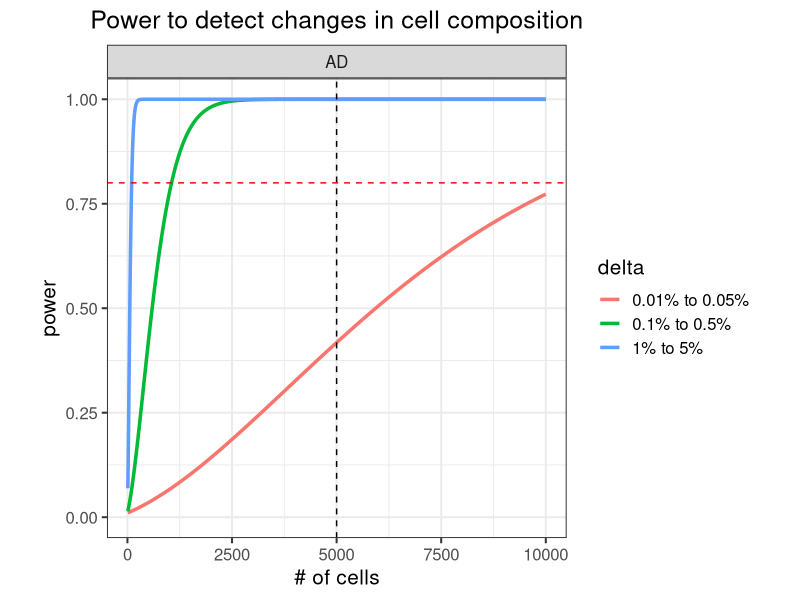
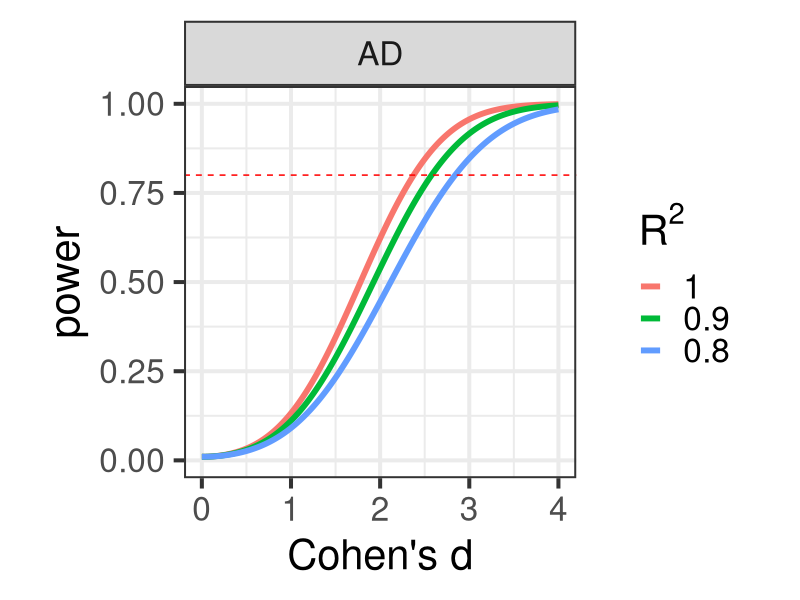
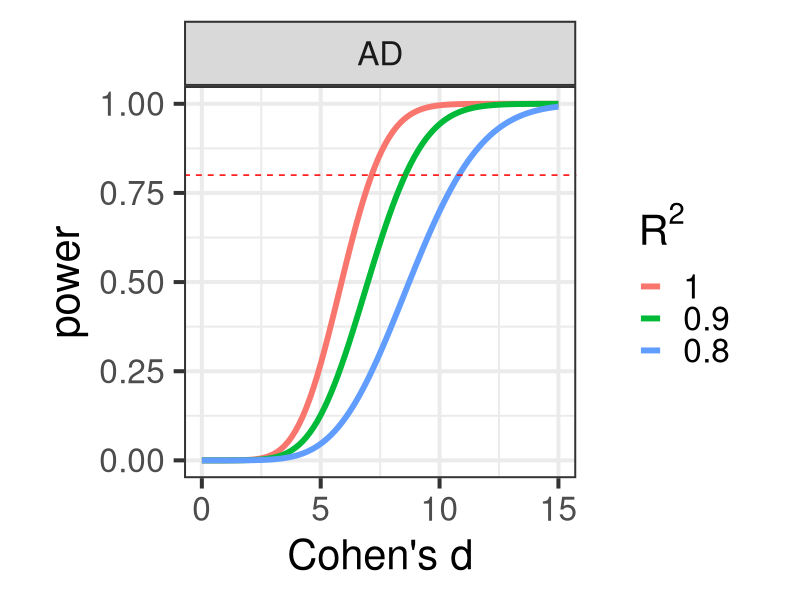

Write the R code that produced these figures, in order.
## ---- chunk 1
library(ggplot2)
library(data.table)
library(xtable)

## ---- chunk 2
suppressPackageStartupMessages(library(knitr))
options(xtable.type="html")

knitr::opts_chunk$set(
  echo=TRUE,
  warning=FALSE,
  message=TRUE,
  error = FALSE,
  tidy = FALSE,
  cache = FALSE,
  cache.lazy = FALSE,
  dev = c("png", "pdf"), 
  fig.width=7, fig.height=7)

options(markdown.HTML.stylesheet = 'css/custom.css')
## ---- chunk 3

library(pwr)
n_samples = c(CTL = 6, AD=6)
n_cells = 5000
n_cells_max = 10000
prop_diff = list(c(0.01, 0.05), c(0.001, 0.005), c(0.0001, 0.0005))
n_cell_types = 5

getPower = function(n1, n2, p1, p2, C, n_tests){
	sSq1 = p1*(1-p1)/ C
	sSq2 = p2*(1-p2)/ C

	sigSq = ((n1-1)*sSq1 + (n2-1)*sSq2) / (n1 + n2 -2)
	d = abs(p1 - p2)/sqrt(sigSq)

	pwr.t2n.test(n1=n1, n2=n2, d=d, sig.level = 0.05/n_tests )
}

getPowerCurve = function(n1, n2){
	# for each pair of proportions
	res = lapply(prop_diff, function(prop){
		p1 = prop[1]
		p2 = prop[2]

		# for each cell number
		res = lapply( seq(10, n_cells_max, by = 3), function(C){
			res = getPower(n1, n2, p1, p2, C, n_cell_types)
			data.frame(n1, n2, p1, p2, C, d = res$d, power= res$power, delta=paste0(p1*100, '% to ', p2*100, '%'))
			})
		do.call("rbind", res)
		})
	do.call("rbind", res)
}

# for each disease
res = lapply(names(n_samples)[-1], function(ID){
	res = getPowerCurve(n_samples['CTL'], n_samples[ID])
	res$Disease = ID
	res 
})
res = do.call("rbind", res)

ggplot(res, aes(C, power, color=delta)) + geom_line(size=1.2) + theme_bw(15) + theme(aspect.ratio=1, plot.title = element_text(hjust = 0.5)) + xlab("# of cells") + ggtitle("Power to detect changes in cell composition") + ylim(0, 1) + facet_wrap(~Disease) + geom_vline(xintercept=n_cells, color="black", linetype="dashed") + geom_hline(yintercept=0.8, color="red", linetype="dashed") #+ scale_x_continuous(limits=c(0,n_cells_max), expand=c(0,0)) + scale_y_continuous(limits=c(0,1.02), expand=c(0,0))
## ---- chunk 4
# Sample size required to get 80% power
res = data.table(res)
res$Dataset = with(res, paste(Disease, delta))
tab = res[,.SD[min(which(power>.80)),],by=Dataset]
tab$Cells_per_individual = as.integer(tab$C)
print(xtable(tab[,c('Dataset', 'Cells_per_individual', 'power')], type="html"), include.rownames=FALSE)
## ---- chunk 5
n_genes = 1
n_tests = n_genes * n_cell_types

getPower = function(n1, n2, d, n_tests, rsq){
	# pwr.t2n.test(n1=n1, n2=n2, d=d, sig.level = 0.05/n_tests )

	# Compute n_Eff, need to divide by 2 becaues n is the number in each set
	N_eff = 4 / (1/n1 + 1/n2)
	pwr.t.test(n=N_eff/2 * rsq, d=d, sig.level = 0.05/n_tests )
}

getPowerCurve = function(n1, n2, n_tests, rsq){
	# for each cell number
	res = lapply( seq(0, 4, length.out=1000), function(delta){
		res = getPower(n1, n2, delta, n_tests, rsq)
		data.frame(n1, n2, d = res$d, rsq, power= res$power)
		})
	do.call("rbind", res)
}

# for each disease
res = lapply(names(n_samples)[-1], function(ID){
	res = lapply( c(.8, .9,1), function(rsq){
		res = getPowerCurve(n_samples['CTL'], n_samples[ID], n_tests, rsq)
		res$Disease = ID
		res 
	})
	do.call("rbind", res)
})
res = do.call("rbind", res)

res$rsq_text = with(res, factor(rsq, rev(sort(unique(rsq)))))
res = res[order(res$rsq, decreasing=FALSE),]

ggplot(res, aes(d, power, color=rsq_text)) + geom_line(size=2) + theme_bw(30) + theme(aspect.ratio=1, plot.title = element_text(hjust = 0.5)) + ylim(0, 1) + xlab("Cohen's d") + facet_wrap( ~ Disease) + scale_color_discrete(bquote(R^2)) + geom_hline(yintercept=0.8, color="red", linetype="dashed")
## ---- chunk 6
n_genes = 10000
n_tests = n_genes * n_cell_types

getPower = function(n1, n2, d, n_tests, rsq){
	# pwr.t2n.test(n1=n1, n2=n2, d=d, sig.level = 0.05/n_tests )

	# Compute n_Eff, need to divide by 2 becaues n is the number in each set
	N_eff = 4 / (1/n1 + 1/n2)
	pwr.t.test(n=N_eff/2 * rsq, d=d, sig.level = 0.05/n_tests )
}

getPowerCurve = function(n1, n2, n_tests, rsq){
	# for each cell number
	res = lapply( seq(0, 15, length.out=100), function(delta){
		res = getPower(n1, n2, delta, n_tests, rsq)
		data.frame(n1, n2, d = res$d, rsq, power= res$power)
		})
	do.call("rbind", res)
}

# for each disease
res = lapply(names(n_samples)[-1], function(ID){
	res = lapply( c(.8, .9,1), function(rsq){
		res = getPowerCurve(n_samples['CTL'], n_samples[ID], n_tests, rsq)
		res$Disease = ID
		res 
	})
	do.call("rbind", res)
})
res = do.call("rbind", res)

res$rsq_text = with(res, factor(rsq, rev(sort(unique(rsq)))))
res = res[order(res$rsq, decreasing=FALSE),]

ggplot(res, aes(d, power, color=rsq_text)) + geom_line(size=2) + theme_bw(30) + theme(aspect.ratio=1, plot.title = element_text(hjust = 0.5)) + ylim(0, 1) + xlab("Cohen's d") + facet_wrap( ~ Disease) + scale_color_discrete(bquote(R^2)) + geom_hline(yintercept=0.8, color="red", linetype="dashed")
## ---- chunk 7
res = data.table(res)
res$Dataset = with(res, paste(Disease, rsq))
# Sample size required to get 80% power
tab = res[,.SD[min(which(power>.80)),],by=Dataset]
print(xtable(tab[,c('Disease', 'rsq', 'power', 'd')], type="html"), include.rownames=FALSE)
## ---- chunk 8
knitr::knit_exit()
